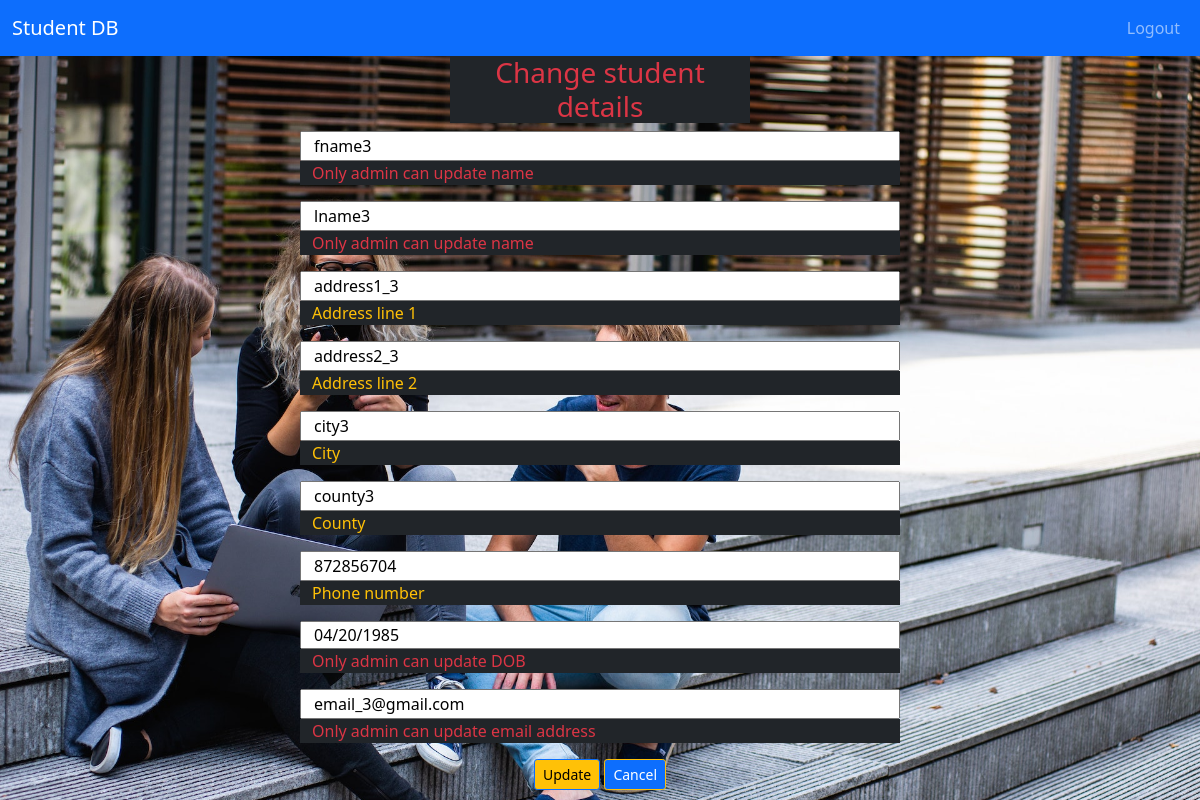
The app's page /update_student_profile/3 (signed in), older data.
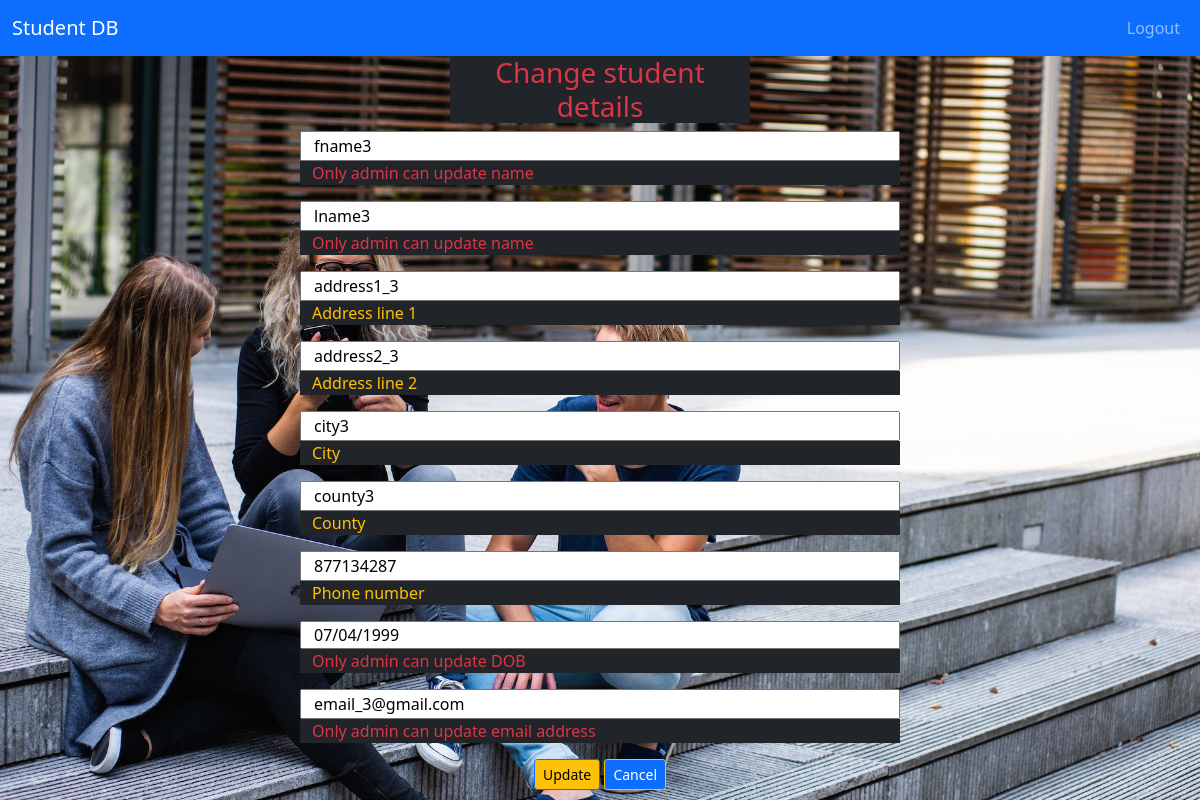
The same page, newer data.
### application/models.py (models this page shows)
class Students(db.Model):
    id = db.Column(db.Integer, primary_key=True)
    enrolments = db.relationship('Enrolments', cascade="all,delete", backref='students') # FK one to many Enrolments
    student_fname = db.Column(db.String(30), nullable=False)
    student_lname = db.Column(db.String(30), nullable=False)
    student_address1 = db.Column(db.String(50), nullable=False)
    student_address2 = db.Column(db.String(50), nullable=False)
    student_city = db.Column(db.String(30), nullable=False)
    student_county = db.Column(db.String(30), nullable=False)
    student_phone = db.Column(db.String(20), nullable=False)
    student_DOB = db.Column(db.Date, nullable=False)
    student_email = db.Column(db.String(50), nullable=False)
    student_password_ff = db.Column(db.String(150), nullable=False)
    authority_lvl = db.Column(db.Integer, nullable=False)

### application/routes.py (the view, shortened to what this page needs)
@app.route("/update_student_profile/<int:student_id>", methods=["GET", "POST"])
def update_student_profile(student_id):
    if session['user_email']:
        form = StudentForm()
        student = Students.query.filter_by(id=student_id).first()
        print(student)
    return render_template("update_student_profile.html", form=form, student=student)

### templates/update_student_profile.html (shortened to what this page needs)
{% extends "base.html" %}
{% block content %}
<h3 class="mx-auto text-center text-danger bg-dark w-25">Change student details</h3>
    <div class="row m-auto w-50">
        <div class="">
            <div class="">
                <div class="row">
                    <form class="" method="POST" action="{{ url_for('update_student_profile', student_id=student.id) }}">
                        <div class="row">
                            {% if session['user_email'] == "admin@admin.com" %}
                            {{ form.student_fname(class="form-input small-input", value=student.student_fname) }}
                            <span class="text-warning bg-dark">Forename</span>
                            {% else %}
                            {{ form.student_fname(readonly=true, class="form-input small-input", value=student.student_fname) }}
                            <span class="text-danger bg-dark">Only admin can update name</span>
                            {% endif %}
                        </div>
                        <div class="row">
                            {% if session['user_email'] == "admin@admin.com" %}
                            {{ form.student_lname(class="form-input small-input", value=student.student_lname) }}
                            <span class="text-warning bg-dark">Surname</span>
                            {% else %}
                            {{ form.student_lname(readonly=true, class="form-input small-input", value=student.student_lname) }}
                            <span class="text-danger bg-dark">Only admin can update name</span>
                            {% endif %}
                        </div>
                        <div class="row">
                            {{ form.student_address1(class="form-input small-input", value=student.student_address1) }}
                            <span class="text-warning bg-dark">Address line 1</span>
                        </div>
                        <div class="row">
                        {{ form.student_address2(class="form-input small-input", value=student.student_address2) }}
                        <span class="text-warning bg-dark">Address line 2</span>
                        </div>
                        <div class="row">
                            {{ form.student_city(class="form-input small-input", value=student.student_city) }}
                            <span class="text-warning bg-dark">City</span>
                        </div>
                        <div class="row">
                            {{ form.student_county(class="form-input small-input", value=student.student_county) }}
                            <span class="text-warning bg-dark">County</span>
                        </div>
                        <div class="row">
                            {{ form.student_phone(class="form-input small-input", value=student.student_phone) }}
                            <span class="text-warning bg-dark">Phone number</span>
                        </div>
                        <div class="row">
                            {% if session['user_email'] == "admin@admin.com" %}
                            {{ form.student_DOB(class="form-input small-input", value=student.student_DOB) }}
                            <span class="text-warning bg-dark">Date of birth</span>
                            {% else %}
                            {{ form.student_DOB(readonly=true, class="form-input small-input", value=student.student_DOB) }}
                            <span class="text-danger bg-dark">Only admin can update DOB</span>
                            {% endif %}
                        </div>
                        <div class="row">
                            {% if session['user_email'] == "admin@admin.com" %}
                            {{ form.student_email(class="form-input small-input", value=student.student_email) }}
                            <span class="text-warning bg-dark">Email address</span>
                            {% else %}
                            {{ form.student_email(readonly=true, class="form-input small-input", value=student.student_email) }}
                            <span class="text-danger bg-dark">Only admin can update email address</span>
                            {% endif %}
                        </div>
                        <div class="text-center">
                        <button type="submit" class="btn btn-warning border-primary btn-sm">
                            Update
                        </button>
                        {% if session['user_email'] == "admin@admin.com" %}
                        <a href="{{ url_for('delete_student', student_id=student.id) }}" class="btn btn-danger border-warning btn-sm">Delete</a>
                        <a href="{{ url_for('tutor_profile', user_email=session['user_email']) }}" class="btn btn-primary border-warning btn-sm">Cancel</a>
                        {% else %}
                        <a href="{{ url_for('profile', user_email=session['user_email']) }}" class="btn btn-primary border-warning btn-sm">Cancel</a>
                        {% endif %}
                        </div>
                    </form>
                </div>
            </div>
        </div>
    </div>
{% endblock %}

### templates/base.html (shortened to what this page needs)
<!DOCTYPE html>
<html lang="en">
<head>
    <link href="https://cdn.jsdelivr.net/npm/bootstrap@5.0.2/dist/css/bootstrap.min.css" rel="stylesheet">
    <link rel="stylesheet" href="{{ url_for('static', filename='css/style.css') }}" type="text/css">
</head>
<body>
    <nav class="navbar navbar-expand-lg navbar-dark bg-primary">
        <div class="container-fluid">
            <a class="navbar-brand" href="{{ url_for('home') }}">Student DB</a>
            <div class="collapse navbar-collapse" id="navbarText">
                <ul class="navbar-nav ms-auto mb-2 mb-lg-0">
                    {% if session.user_email %}
                    <li class="nav-item">
                        <a class="nav-link" href="{{ url_for('logout') }}">Logout</a>
                    </li>
                    {% endif %}
                </ul>
            </div>
        </div>
    </nav>
    <main  id="bg-image">
        {% block content %}
        {% endblock %}
    </main>
</body>
</html>

### static/css/style.css (style rules this page uses)
body { color: white; }
#bg-image { background-image: url(/static/img/pexels-buro-millennial-1438072.jpg); background-color: #00f3fc; height: calc(100vh - 56px); background-position: center; background-repeat: no-repeat; background-size: cover; }

Row changes from the older to the newer data that the page shows:
changed Students "fname3": student_phone "872856704" → "877134287"; student_DOB "04/20/1985" → "07/04/1999"
